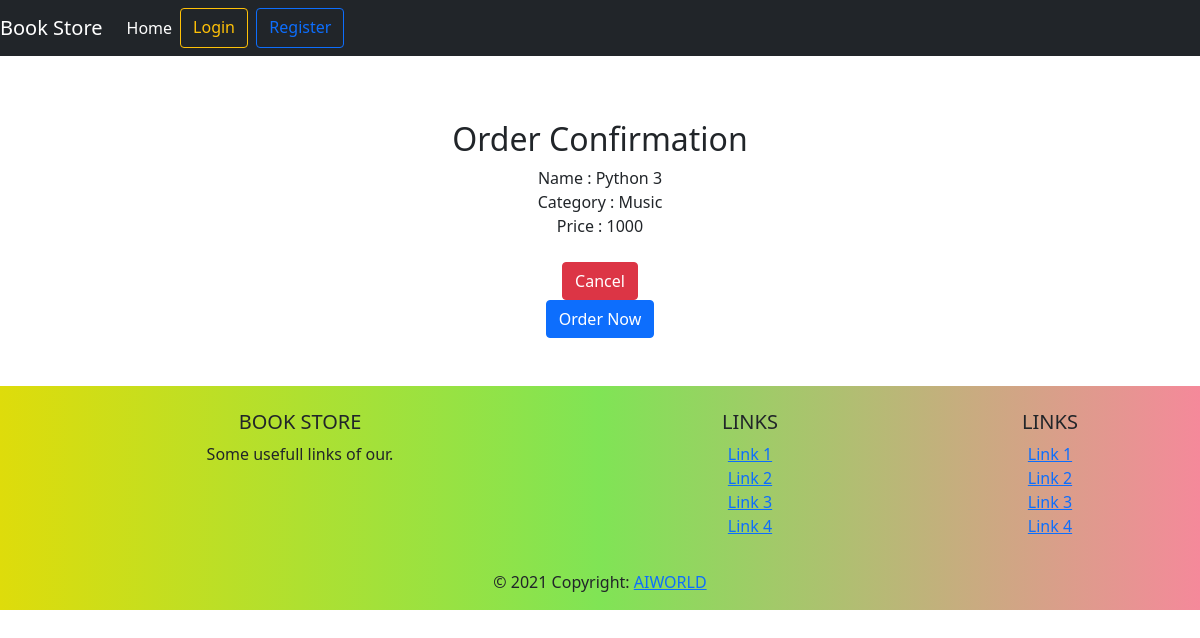
Page /book/user-order/1 on the committed database.
### book/models.py (models this page shows, shortened)
class Book(models.Model):
	user = models.ForeignKey('core.User', on_delete=models.PROTECT)
	name = models.CharField(max_length=80)
	author = models.CharField(max_length=80)
	price = models.CharField(max_length=12)
	category = models.CharField(max_length=20, choices=BOOK_CATEGORY)
	date = models.DateField(auto_now_add=True)
	is_available = models.BooleanField()

### book/views.py (the view, shortened to what this page needs)
# urls.py: path('user-order/<str:book_id>', UserOrderView.as_view(), name='user-order'),
class UserOrderView(TemplateView, LoginRequiredMixin):
    login_url = 'core:user-login'
    redirect_field_name = 'core:user-login'
    template_name = 'book/order.html'
    def get(self, request, book_id):
        book = get_object_or_404(Book, pk=book_id)
        context = {'book': book }
        return render(request, 'book/order.html', context)

### templates/book/order.html (shortened to what this page needs)
{% extends 'core/main.html' %}
{% block content %}
<br><br>
<center>
    <h2>Order Confirmation</h2>
    Name : {{ book.name }}<br>
    Category : {{ book.category }}<br>
    Price : {{ book.price }}<br><br>
    <a class="btn btn-danger" href="{% url 'book:user-dashboard' %}">Cancel</a>
    <form action="{% url 'book:user-order' book.id %}" method="POST">
        <input type="submit" class="btn btn-block btn-primary", value="Order Now">
    </form>
</center>
<br><br>
{% endblock %}

### rows in the picture
Book: name "Python 3", category "Music", price "1000"
